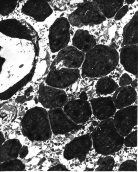
%> input picture homework/Assign2_Zhicheng_Gu/p2/2.2/2.png, 138 x 172 px, given in place of train.png, which was not available
$ octave p2_2.m   (GNU Octave 9; MATLAB toolbox functions it lacks are replaced by stand-ins)
%> lines starting %> are read from the running program, lines starting %| are printed output that depends on the picture; pictures that were not available may be replaced by others from this repository, and a replacement may not be noted
### homework/Assign2_Zhicheng_Gu/p2/myHoughCircleTrain.m
function [ yourcellvar ] = myHoughCircleTrain( imBW, c, ptlist )
%UNTITLED Summary of this function goes here
%   Detailed explanation goes here

[x, n] = size(ptlist);
cx = c(1);
cy = c(2);

yourcellvar = zeros(2, n);

for i = 1:n
    a = cell2mat( ptlist(i));
    x = a(1);
    y = a(2);

    yourcellvar(1, i) = cx - x;
    yourcellvar(2, i) = cy - y;

end


end

### homework/Assign2_Zhicheng_Gu/p2/myHoughCircleTest.m
function [ points ] = myHoughCircleTest(imBWnew, yourcellvar)
%UNTITLED2 Summary of this function goes here
%   Detailed explanation goes here


[sizex, sizey] = size(imBWnew);
[x, n] = size(yourcellvar);

hough = zeros(size(imBWnew));

for x = 1:sizex
    for y = 1:sizey
        if imBWnew(x, y) == 1
            for i = 1:n
                dx = yourcellvar(1, i);
                dy = yourcellvar(2, i);

                xx = x + dx;
                yy = y + dy;

                if xx >= 1 && xx <= sizex && yy >= 1 && yy <= sizey
                    hough(xx, yy) = hough(xx, yy) + 1;
                end
            end
        end
    end
end

points = [0, 0;0,0];
count = [-1, -1];

for x = 1:sizex
    for y = 1:sizey
        if hough(x, y) > count(2)
            points(1,1) = points(2,1);
            points(1,2) = points(2,2);

            count(1) = count(2);

            points(2,1) = x;
            points(2,2) = y;

            count(2) = hough(x, y);
        elseif hough(x, y) > count(1)
            points(1,1) = x;
            points(1,2) = y;

            count(1) = hough(x, y);
        end
    end
end

end

### homework/Assign2_Zhicheng_Gu/p2/p2_2.m
clc;clear;close all;

a = imread('2.2/train.png');
%> a is the input picture: size 172x138 uint8; min 13, max 255, mean 96.7

subplot(1, 3, 1);
imshow(a);

a = a(:,:,1);
e = edge(a);
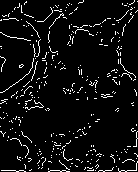
%> e: size 172x138 logical; 6% white in thin lines or dots

x = load('/afs/cs.wisc.edu/u/z/h/zhichenggu/CS767/Assign2_Zhicheng_Gu/p2/2.2/train.mat');
c = x.c;
list = x.ptlist;

yourcellvar = myHoughCircleTrain(e, c, list);
%> yourcellvar = 56 columns, first 8: [10 10 10 10 10 10 10 9; 3 2 1 0 -1 -2 -3 5]


t = imread('2.2/test.png');
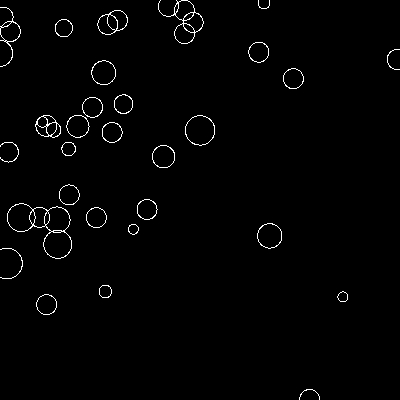
%> input picture homework/Assign2_Zhicheng_Gu/p2/2.2/test.png, 400 x 400 px
%> t is the input picture: size 400x400 uint8; 1.4% white in thin lines or dots
t = im2bw(t);
%> t: size 400x400 logical; 1.4% white in thin lines or dots

subplot(1, 3, 2);
imshow(t);

points = myHoughCircleTest(t, yourcellvar);
%> in myHoughCircleTest, `[x, n] = size(yourcellvar);`: x = 2; n = 56
%> after the loop in myHoughCircleTest, `for x = 1:sizex`:
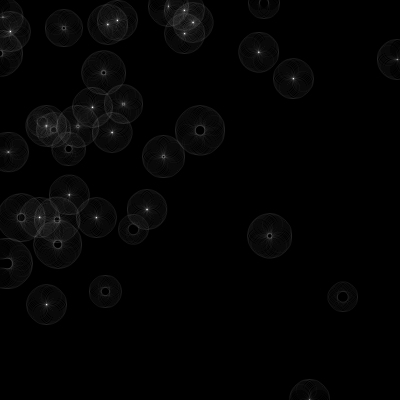
%> hough: size 400x400 double; min 0, max 54, mean 0.8; drawn with min black and max white
%> after the loop in myHoughCircleTest, `for x = 1:sizex`: dx = -10; dy = -3; xx = 390; yy = 317
%> after the loop in myHoughCircleTest, `for x = 1:sizex`: count = [53 54]; points = [21 118; 32 11]
%> points = [21 118; 32 11]

fprintf('Two reference points are (%i, %i) and (%i, %i).\n', points(1,1), points(1,2), points(2,1), points(2,2));
%| Two reference points are (21, 118) and (32, 11).

t(points(1,1), points(1,2)) = 1;
t(points(2,1), points(2,2)) = 1;
%> t: size 400x400 logical; 1.4% white in thin lines or dots
subplot(1, 3, 3);
imshow(t);
